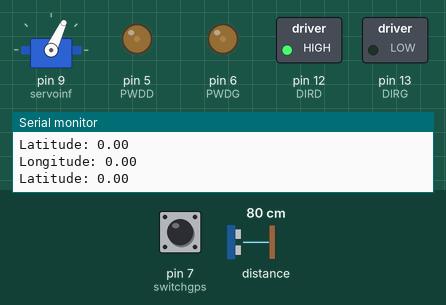
Bench run of a sketch on a simulated Arduino Uno, built with avr-gcc and run on an emulated ATmega328P. Shown: servo, switched loads named in the sketch (green lamp = pin HIGH), output pins drawn as LEDs (lit = HIGH), the last lines printed to the serial monitor. The inputs (shaded band) are chosen by the test bench; at power-on: distance to the obstacle 80 cm, pin 7 (switchgps) HIGH.

Above: at 1.3 s.
1.4 s: distance to the obstacle set to 21 cm
4.4 s: distance to the obstacle set to 18 cm
At 5.2 s:
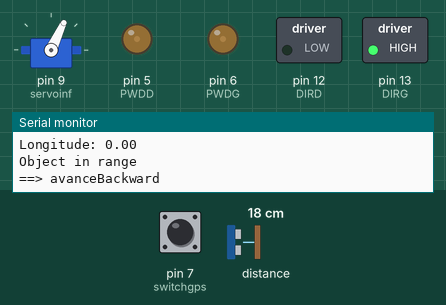
At 6.4 s:
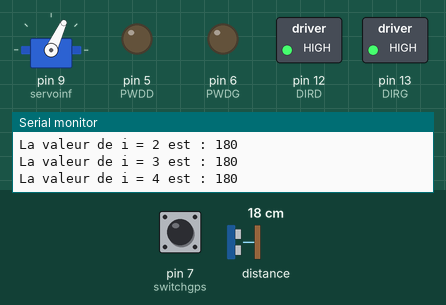
Timing chart, 0 to 13.4 s (numbered marks = the images above; inputs shaded):
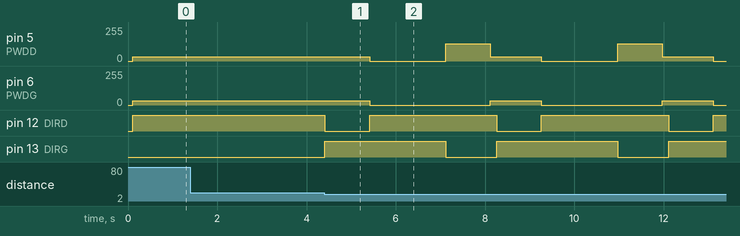

The sketch:

2023_04_25_CommandeMoteur.ino
```cpp
#include "Capteurdistance.hpp"
#include "Adafruit_VL53L0X.h"
#include "Servo.h"
#include "Gps.hpp"
#include "TinyGPS++.h"
#include "SoftwareSerial.h"
#include "Mouvements.hpp"

//Servo
Servo servoinf;
//Moteurs Droit
int PWDD = 5;
int DIRD = 12;
//Moteurs Gauche
int PWDG = 6;
int DIRG = 13;
//Interupteur
int switchgps = 7;
//Library
Mouvements mvt = Mouvements();
Capteurdistance cd = Capteurdistance();
Gps gps = Gps();

unsigned long startTime = 0;
int positionMin = 0;
const int DEPLACEMENT_SERVO = 100;
float Lat = 0;
float Lon = 0;

static const int RXPin = 2, TXPin = 3;
static const uint32_t GPSBaud = 9600;
// The serial connection to the GPS device
SoftwareSerial ss(RXPin, TXPin);

void setup() {
  Serial.begin(9600);
  Serial.println(F("Setup Started"));

  //Motors Setup
  pinMode(PWDD, OUTPUT);
  pinMode(DIRD, OUTPUT);
  pinMode(PWDG, OUTPUT);
  pinMode(DIRG, OUTPUT);
  //Interupter Setup
  pinMode(switchgps, INPUT_PULLUP);
  //Arm servo-motors Setup
  servoinf.attach(9);
  servoinf.write(65);
  delay(100);
  //Serial Port Setup
  while (!Serial) { delay(1); }  //This part does a test on the communication channel and the lox function in the Adafruit library. The code waits the Serial channel to open, and if the lox function does not work, the code blocks itself.
  //Laser Captor VL53L0X Setup
  if (!cd.begin()) {
    Serial.println(F("Failed to boot Captor VL53L0X"));
    while (1)
      ;
  }
  int distancelaser;
  Serial.println(F("Succeeded to boot Captor VL530X"));
  Serial.println(F("Setup Finished"));
}

void loop() {

  mvt.forward();

  if (digitalRead(switchgps) == HIGH) {
    Lat = gps.latitude();
    Lon = gps.longitude();
    Serial.print("Latitude: ");Serial.println(Lat);
    Serial.print("Longitude: ");Serial.println(Lon);
  }


  if (millis() - startTime > DEPLACEMENT_SERVO) {
    cd.continuousScan(servoinf);
    cd.angleIncrement();
    int distancelaser = cd.getDist();

    if (distancelaser < 200) {
      Serial.println(F("Object in range"));
      mvt.avanceBackward(1000);
      cd.scanSweep(servoinf);
      positionMin = cd.getMin();

      if (positionMin <= 4) {
        mvt.avanceLeft(1000);
      }

      else {
        mvt.avanceRight(1000);
      }

      cd.setAngle(4);
    }

    startTime = millis();
  }

}
```

Capteurdistance.cpp
```cpp
#include "Capteurdistance.hpp"

Capteurdistance::Capteurdistance(){};

/*
This library is used to manage the laser captor.
*/
int Capteurdistance::getAngle() {
  return anglePosition;
}

void Capteurdistance::setAngle(int angle) {
  anglePosition = angle;
}

int Capteurdistance::getDist() {
  return dist;
}

int Capteurdistance::getMin() {
  return min_i;
}

int Capteurdistance::distance() {            //This function measure the distance between the laser and the object in front of it.
  VL53L0X_RangingMeasurementData_t measure;  //Create the class measure from the Adafruit library.
  rangingTest(&measure, false);              //Function from Adafruit to measure.
  return measure.RangeMilliMeter;
  Serial.println("Mesure distance");
  Serial.println(measure.RangeMilliMeter);
}

int Capteurdistance::scanSweep(Servo servoinf) {
  Serial.println(F("==> scanSweep"));
  int i = 0;
  min_v = 9000;
  min_i = 0;

  for (int servoInfPosition = infAngleMin; servoInfPosition <= infAngleMax; servoInfPosition += infPas) {
    servoinf.write(servoInfPosition);
    delay(150);
    scanTableau[i] = distance();
    Serial.print(F("La valeur de i = "));
    Serial.print(i);
    Serial.print(F(" est : "));
    Serial.println(scanTableau[i]);
    if (scanTableau[i] < min_v) {
      min_v = scanTableau[i];
      min_i = i;
    }
    i++;
  }

  Serial.print("La valeur min est ");
  Serial.print(min_v);
  Serial.print(" et elle est en position ");
  Serial.println(min_i);
  Serial.println(F("==> scanSweep finished"));
  servoinf.write(65);
}

int Capteurdistance::continuousScan(Servo servoinf) {
  int k = 0;

  while (k <= anglePosition) {
    servoInfPosition = infAngleMin + k * infPas;
    k++;
  }

  servoinf.write(servoInfPosition);
  dist = distance();
  return (dist);
}

int Capteurdistance::angleIncrement() {

  if (sensScan == true) {
    anglePosition++;
    if (anglePosition >= lenghtScanTableau + 1) {
      sensScan = false;
      anglePosition--;
    }
  }

  else if (sensScan == false) {
    anglePosition=anglePosition - 1;
    if (anglePosition < 0) {
      sensScan = true;
      anglePosition++;
    }
  }
}
```

Capteurdistance.hpp
```cpp
#ifndef CAPTEURDISTANCE_H
#define CAPTEURDISTANCE_H
#include "Arduino.h"
#include "Adafruit_VL53L0X.h"
#include "Servo.h"

/*

*/

class Capteurdistance : public Adafruit_VL53L0X {
public:
  Capteurdistance();
  int distance();
  int getAngle();
  void setAngle(int angle);
  int getDist();
  int getMin();
  int scanSweep(Servo servoinf);
  int continuousScan(Servo servoinf);
  int angleIncrement();
  int servoInfPosition = 0;
  int servoSupPosition = 0;
  int dist;
  static const int lenghtScanTableau = 9;
  int anglePosition = 0;
  int infAngleMin = 1;
  int infAngleMax = 129;
  int infPas = 16;
  int supAngleMin = 80;
  int supAngleMax = 120;
  int supPas = 10;
  int scanTableau[lenghtScanTableau];
  int min_v = 9000;
  int min_i = 0;
  bool sensScan = true;
};

#endif
```

Gps.cpp
```cpp
#include "Gps.hpp"

Gps::Gps() : ss(RXPin, TXPin) {}

void Gps::loop() {
  printFloat(gps.location.lat(), gps.location.isValid(), 11, 6);
  printFloat(gps.location.lng(), gps.location.isValid(), 12, 6);
  Serial.println();
  smartDelay(1000);
  if (millis() > 5000 && gps.charsProcessed() < 10)
    Serial.println(F("No GPS data received: check wiring"));
}

float Gps::latitude() {
  return gps.location.lat();
}

float Gps::longitude() {
  return gps.location.lng();
}

void Gps::smartDelay(unsigned long ms) {
  unsigned long start = millis();
  do {
    while (ss.available())
      gps.encode(ss.read());
  } while (millis() - start < ms);
}

void Gps::printFloat(float val, bool valid, int len, int prec) {
  if (!valid) {
    while (len-- > 1)
      Serial.print('*');
    Serial.print(' ');
  } else {
    Serial.print(val, prec);
    int vi = abs((int)val);
    int flen = prec + (val < 0.0 ? 2 : 1);  // . and -
    flen += vi >= 1000 ? 4 : vi >= 100 ? 3
                           : vi >= 10  ? 2
                                       : 1;
    for (int i = flen; i < len; ++i)
      Serial.print(' ');
  }
  smartDelay(0);
}
```

Gps.hpp
```cpp
#ifndef GPS_H
#define GPS_H

#include "TinyGPS++.h"
#include "SoftwareSerial.h"

class Gps {
  public:
    Gps();
    void loop();
    float latitude();
    float longitude();

  private:
    static const int RXPin = 2, TXPin = 3;
    static const uint32_t GPSBaud = 9600;
    TinyGPSPlus gps;
    SoftwareSerial ss;
    void smartDelay(unsigned long ms);
    void printFloat(float val, bool valid, int len, int prec);
};

#endif
```

Mouvements.cpp
```cpp
#include "Mouvements.hpp"

Mouvements::Mouvements(){};

/*
For the PWD, 255 means 98 rpm
so 128 is for 49 rpm
By activating or not DIR, we can change the direction of rotation.
*/

void Mouvements::off() {
  analogWrite(PWDD, 0);
  digitalWrite(DIRD, HIGH);
  analogWrite(PWDG, 0);
  digitalWrite(DIRG, HIGH);
}

void Mouvements::forward() {
  analogWrite(PWDD, 32);
  digitalWrite(DIRD, HIGH);
  analogWrite(PWDG, 32);
  digitalWrite(DIRG, LOW);
}

void Mouvements::backward() {
  analogWrite(PWDD, 32);
  digitalWrite(DIRD, LOW);
  analogWrite(PWDG, 32);
  digitalWrite(DIRG, HIGH);
}

void Mouvements::left() {
  analogWrite(PWDD, 128);
  digitalWrite(DIRD, HIGH);
  analogWrite(PWDG, 0);
  digitalWrite(DIRG, LOW);
}

void Mouvements::right() {
  analogWrite(PWDD, 0);
  digitalWrite(DIRD, LOW);
  analogWrite(PWDG, 128);
  digitalWrite(DIRG, LOW);
}

void Mouvements::avanceForward(int temps) {
  Serial.println(F("==> avanceForward"));
  InstantTime = millis();
  //Serial.println(InstantTime);
  while ((millis() - InstantTime) < temps) {
    forward();
  }
  off();
}

void Mouvements::avanceBackward(int temps) {
  Serial.println(F("==> avanceBackward"));
  InstantTime = millis();
  //Serial.println(InstantTime);
  while ((millis() - InstantTime) < temps) {
    backward();
  }
  off();
}

void Mouvements::avanceLeft(int temps) {
  Serial.println(F("==> avanceLeft"));
  InstantTime = millis();
  //Serial.println(InstantTime);
  while ((millis() - InstantTime) < temps) {
    left();
  }
  off();
}

void Mouvements::avanceRight(int temps) {
  Serial.println(F("==> avanceRight"));
  InstantTime = millis();
  //Serial.println(InstantTime);
  while ((millis() - InstantTime) < temps) {
    right();
  }
  off();
}
```

Mouvements.hpp
```cpp
#ifndef MOUVEMENTS_H
#define MOUVEMENTS_H
#include "Arduino.h"

/*

*/

class Mouvements {
public:
  Mouvements();
  unsigned long InstantTime;  //unsigned long permet d'avoir des chiffre allant jusqu'à 2^32 - 1
  const int PWDD = 5;
  const int DIRD = 12;
  const int PWDG = 6;
  const int DIRG = 13;
  void off();
  void forward();
  void backward();
  void left();
  void right();
  void avanceForward(int temps);
  void avanceBackward(int temps);
  void avanceRight(int temps);
  void avanceLeft(int temps);
};

#endif
```

Measured:
- the behaviour switches between 20 and 19 cm on distance to the obstacle (found by bisection; images 0 and 1)
- after the input at 4.4 s, pin 5 (PWDD): 32/255 → 0/255 after 1.0 s, → 128/255 1.7 s later, → 32/255 1.0 s later, → 0/255 1.1 s later, … (7 changes in this stretch); pin 6 (PWDG): alternates 32/255 for 1.1 s and 0/255 for 2.7 s, starting after 1.0 s
